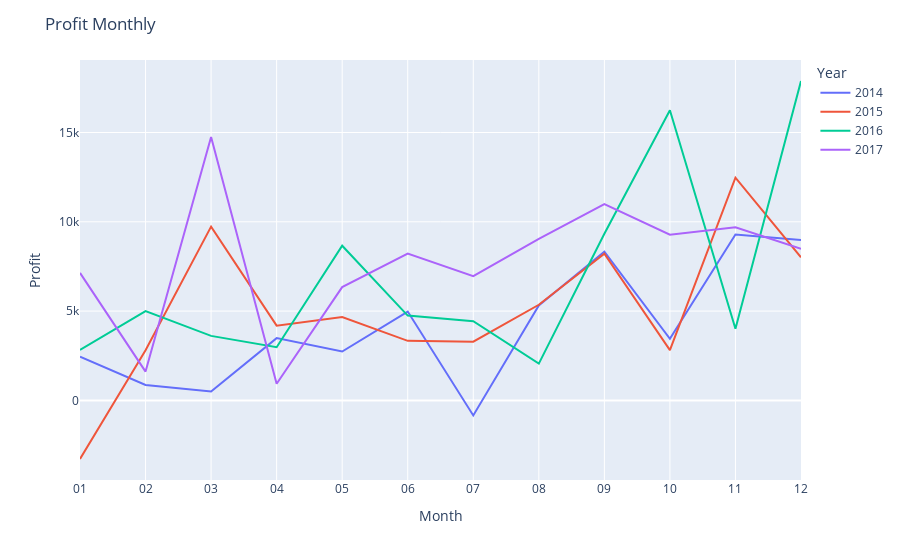

This figure's notebook cell:
### Code cell
# Monthly Profit
sales_monthly_over_years = pd.read_sql(
    """
    SELECT
    SUBSTR(OrderDate, 1, 4) AS Year,
    SUBSTR(OrderDate, 6, 2) AS Month,
    SUM(Profit) / 100.0 AS Profit 
    FROM Orders
    JOIN OrdersDetails
    ON Orders.OrderID = OrdersDetails.OrderID
    GROUP BY Year, Month
    """, db_conn)

fig = px.line(sales_monthly_over_years, x='Month', y='Profit', color='Year')
fig.update_layout(title='Profit Monthly')
fig.show()

### Figure 1 — Plotly figure (JSON) as saved in the notebook; plotly's stock layout.template omitted (floating-point values rounded to 4 significant figures)
{"data": [{"hovertemplate": "Year=2014<br>Month=%{x}<br>Profit=%{y}<extra></extra>", "legendgroup": "2014", "line": {"color": "#636efa", "dash": "solid"}, "marker": {"symbol": "circle"}, "mode": "lines", "name": "2014", "orientation": "v", "showlegend": true, "type": "scatter", "x": ["01", "02", "03", "04", "05", "06", "07", "08", "09", "10", "11", "12"], "xaxis": "x", "y": [2450.0, 862.2, 498.4, 3488.0, 2738.0, 4976.0, -841.9, 5318.0, 8327.0, 3448.0, 9291.0, 8983.0], "yaxis": "y"}, {"hovertemplate": "Year=2015<br>Month=%{x}<br>Profit=%{y}<extra></extra>", "legendgroup": "2015", "line": {"color": "#EF553B", "dash": "solid"}, "marker": {"symbol": "circle"}, "mode": "lines", "name": "2015", "orientation": "v", "showlegend": true, "type": "scatter", "x": ["01", "02", "03", "04", "05", "06", "07", "08", "09", "10", "11", "12"], "xaxis": "x", "y": [-3281.0, 2814.0, 9732.0, 4187.0, 4667.0, 3335.0, 3288.0, 5355.0, 8208.0, 2817.0, 12470.0, 8016.0], "yaxis": "y"}, {"hovertemplate": "Year=2016<br>Month=%{x}<br>Profit=%{y}<extra></extra>", "legendgroup": "2016", "line": {"color": "#00cc96", "dash": "solid"}, "marker": {"symbol": "circle"}, "mode": "lines", "name": "2016", "orientation": "v", "showlegend": true, "type": "scatter", "x": ["01", "02", "03", "04", "05", "06", "07", "08", "09", "10", "11", "12"], "xaxis": "x", "y": [2825.0, 5004.0, 3612.0, 2977.0, 8662.0, 4750.0, 4432.0, 2062.0, 9328.0, 16240.0, 4010.0, 17880.0], "yaxis": "y"}, {"hovertemplate": "Year=2017<br>Month=%{x}<br>Profit=%{y}<extra></extra>", "legendgroup": "2017", "line": {"color": "#ab63fa", "dash": "solid"}, "marker": {"symbol": "circle"}, "mode": "lines", "name": "2017", "orientation": "v", "showlegend": true, "type": "scatter", "x": ["01", "02", "03", "04", "05", "06", "07", "08", "09", "10", "11", "12"], "xaxis": "x", "y": [7140.0, 1614.0, 14750.0, 932.8, 6342.0, 8223.0, 6952.0, 9040.0, 10990.0, 9275.0, 9689.0, 8482.0], "yaxis": "y"}], "layout": {"legend": {"title": {"text": "Year"}, "tracegroupgap": 0}, "margin": {"t": 60}, "title": {"text": "Profit Monthly"}, "xaxis": {"anchor": "y", "domain": [0, 1], "title": {"text": "Month"}}, "yaxis": {"anchor": "x", "domain": [0, 1], "title": {"text": "Profit"}}}}
